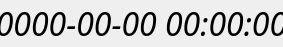
<?xml version="1.0" encoding="UTF-8"?>
<ui version="4.0">
 <class>Time</class>
 <widget class="QWidget" name="Time">
  <property name="geometry">
   <rect>
    <x>0</x>
    <y>0</y>
    <width>283</width>
    <height>47</height>
   </rect>
  </property>
  <property name="font">
   <font>
    <family>华文隶书</family>
    <pointsize>24</pointsize>
    <weight>50</weight>
    <italic>false</italic>
    <bold>false</bold>
   </font>
  </property>
  <property name="cursor">
   <cursorShape>ArrowCursor</cursorShape>
  </property>
  <property name="windowTitle">
   <string>Time</string>
  </property>
  <layout class="QVBoxLayout" name="verticalLayout">
   <property name="spacing">
    <number>0</number>
   </property>
   <property name="sizeConstraint">
    <enum>QLayout::SetNoConstraint</enum>
   </property>
   <property name="leftMargin">
    <number>0</number>
   </property>
   <property name="topMargin">
    <number>0</number>
   </property>
   <property name="rightMargin">
    <number>0</number>
   </property>
   <property name="bottomMargin">
    <number>0</number>
   </property>
   <item>
    <widget class="QLabel" name="timeLabel">
     <property name="font">
      <font>
       <family>Vivaldi</family>
       <pointsize>24</pointsize>
       <weight>50</weight>
       <italic>true</italic>
       <bold>false</bold>
      </font>
     </property>
     <property name="cursor">
      <cursorShape>SizeAllCursor</cursorShape>
     </property>
     <property name="focusPolicy">
      <enum>Qt::NoFocus</enum>
     </property>
     <property name="layoutDirection">
      <enum>Qt::LeftToRight</enum>
     </property>
     <property name="autoFillBackground">
      <bool>false</bool>
     </property>
     <property name="styleSheet">
      <string notr="true"/>
     </property>
     <property name="frameShadow">
      <enum>QFrame::Plain</enum>
     </property>
     <property name="lineWidth">
      <number>0</number>
     </property>
     <property name="text">
      <string>0000-00-00 00:00:00</string>
     </property>
     <property name="textFormat">
      <enum>Qt::PlainText</enum>
     </property>
     <property name="scaledContents">
      <bool>true</bool>
     </property>
     <property name="alignment">
      <set>Qt::AlignCenter</set>
     </property>
     <property name="wordWrap">
      <bool>false</bool>
     </property>
     <property name="margin">
      <number>0</number>
     </property>
     <property name="indent">
      <number>0</number>
     </property>
     <property name="textInteractionFlags">
      <set>Qt::NoTextInteraction</set>
     </property>
    </widget>
   </item>
  </layout>
 </widget>
 <layoutdefault spacing="6" margin="11"/>
 <resources/>
 <connections/>
</ui>
